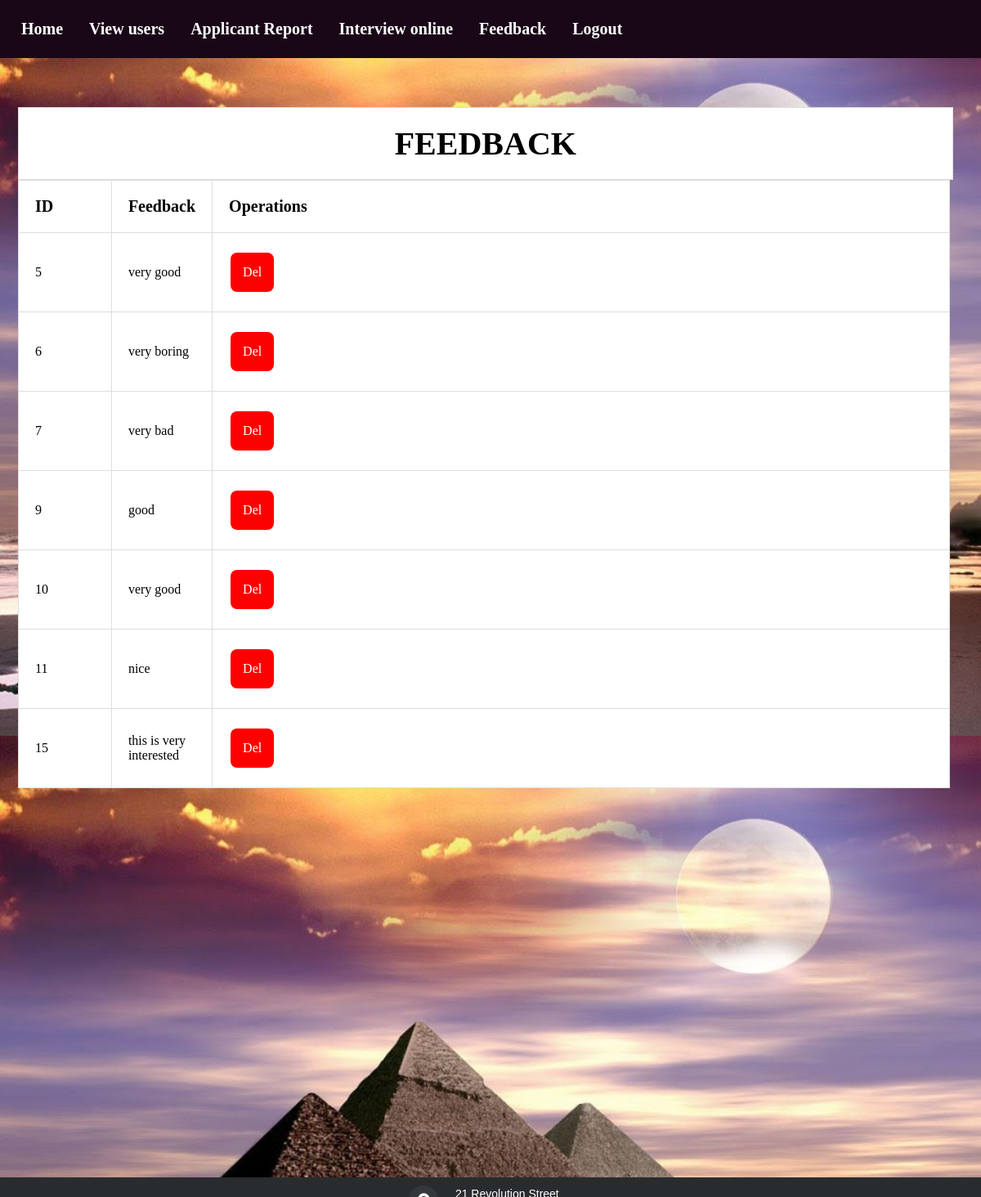
Page /feedback.php on the committed database.
### tables this page shows
CREATE TABLE `feedback` (
  `id` int(11) NOT NULL,
  `feedback` varchar(50) NOT NULL
);

### config/dbconfig.php (called while the page is built, shortened)
<?php
require_once('./config/operations.php');
 class dbconfig
    {
        public function db_connect()
        {
            $this->connection = mysqli_connect('localhost','root','','egypt-visa');
        }
  }
?>

### config/operations.php (called while the page is built, shortened)
<?php
    require_once('./config/dbconfig.php');
    $db = new dbconfig();
    class operations extends dbconfig
    {
        public function view_feedback()
        {
            global $db;
            $query = "select * from feedback";
            $result = mysqli_query($db->connection,$query);
            return $result;
        }
    }
?>

### feedback.php (the view, shortened to what this page needs)
<?php
    require_once('./config/dbconfig.php');
    include 'navbar_admin.php';
    include('footer.php');
    $db = new operations();
    $result=$db->view_feedback();
?>
<!DOCTYPE html>
<html lang="en">
<head>
    <link rel="stylesheet" type="text/css" href="css\s.css">
    <link rel="stylesheet" href="css\footer.css">
    </head>
<body>
        <div>
            <h2 class="head"> FEEDBACK </h2>
        </div>
        <div class="card-body">
            <table Id="customers">
                <tr>
                    <th style="width: 10%;font-size:20px"> ID </th>
                    <th style="width: 10%;font-size:20px"> Feedback </th>
                    <th style="width: 20;font-size:20px" colspan="1">Operations</th>
                </tr>
                <tr>
                    <?php
                        while($data = mysqli_fetch_assoc($result))
                        {
                    ?>
                        <td><?php echo $data['id'] ?></td>
                        <td><?php echo $data['feedback'] ?></td>
                        <td><a href="del.php?Del_ID=<?php echo $data['id'] ?>" class="button1">Del</a></td>
                </tr>
                <?php
                        }
                    ?>
                        </table>
                    </div>
</body>
</html>

### navbar_admin.php
<!DOCTYPE html>
<html>
<head>
<link rel="stylesheet" type="text/css" href="css\navbar.css">
</head>
<body>
<ul>
  <li><a class="active" href="Home.php">Home</a></li>
  <li><a href="view.php">View users</a></li>
  <li><a href="search.php">Applicant Report  </a></li>
  <li><a href="intrview online.php">Interview online </a></li>
 <li><a href="feedback.php">Feedback</a></li>
  <li><a href="logout.php">Logout</a></li>
</ul>
</body>
</html>

### footer.php (shortened to what this page needs)
<!DOCTYPE HTML>
<html>
<head>
	<link rel="stylesheet" href="http://maxcdn.bootstrapcdn.com/font-awesome/4.2.0/css/font-awesome.min.css">
	<link rel="stylesheet" href="footer.css">
</head>
	<body>
		<footer class="footer-distributed">
		<div class="footer-left">
		</div>
		<div class="footer-center">
		<div>
		<i class="fa fa-map-marker"></i>
		<p><span>21 Revolution Street</span> Delhi, India</p>
		</div>
		</div>
		<div class="footer-right">
		</div>
		</footer>
	</body>
</html>

### css/navbar.css (style rules this page uses)
ul { list-style-type: none; margin: 0; padding: 10px; overflow: hidden; background-color: #190718; }
li { float: left; font-size: 20px; font-weight: bold; }
li a { display: block; color: white; text-align: center; padding: 14px 16px; text-decoration: none; }

### css/footer.css (style rules this page uses)
body { margin: 0; padding: 0; }
footer { position: absolute; margin-bottom: -150px; bottom: 0; }
.footer-distributed { background-color: #292c2f; box-shadow: 0 1px 1px 0 rgba(0, 0, 0, 0.12); box-sizing: border-box; width: 100%; text-align: left; font: bold 16px sans-serif; padding: -50px 50px; margin-top: 80px; }
.footer-distributed .footer-left, .footer-distributed .footer-center, .footer-distributed .footer-right { display: inline-block; vertical-align: top; }
.footer-distributed .footer-left { width: 40%; }
.footer-distributed .footer-center { width: 35%; }
.footer-distributed .footer-center i { background-color: #33383b; color: #ffffff; font-size: 25px; width: 38px; height: 38px; border-radius: 50%; text-align: center; line-height: 42px; margin: 10px 15px; vertical-align: middle; }
.footer-distributed .footer-center p { display: inline-block; color: #ffffff; vertical-align: middle; margin:0; }
.footer-distributed .footer-center p span { display:block; font-weight: normal; font-size:14px; line-height:2; }
.footer-distributed .footer-right { width: 20%; }

### css/s.css (style rules this page uses)
body { background-image: url(3.jpeg); background-position: top; background-size: cover; }
.head { text-align: center;background-color:white; border: 1px solid #ddd;width: 91.80%; margin-top: 60px; margin-bottom: 0px; margin-right: 150px; margin-left: 22px;padding:20px; font-size: 40px; font-style: bold; }
#customers { border-collapse: collapse; width: 95%; background-color:white; margin-bottom: 50px; margin-right: 150px; margin-left: 22px; }
#customers th,#customers td { padding: 20px; text-align: left; border-bottom: 1px solid #ddd; border: 1px solid #ddd; }
.button1 { background-color:#ff0000; border: none; color: white; padding: 15px; text-align: center; text-decoration: none; display: inline-block; font-size: 16px; margin: 4px 2px; cursor: pointer; border-radius: 8px; }

### feedback.php (style rules this page uses)
.head { text-align: center;background-color:white; border: 1px solid #ddd;width: 91.80%; margin-top: 60px; margin-bottom: 0px; margin-right: 150px; margin-left: 22px;padding:20px; font-size: 40px; font-style: bold; }
#customers { border-collapse: collapse; width: 95%; background-color:white; margin-bottom: 50px; margin-right: 150px; margin-left: 22px; }
#customers th,#customers td { padding: 20px; text-align: left; border-bottom: 1px solid #ddd; border: 1px solid #ddd; }
.button1 { background-color:#ff0000; border: none; color: white; padding: 15px; text-align: center; text-decoration: none; display: inline-block; font-size: 16px; margin: 4px 2px; cursor: pointer; border-radius: 8px; }

### rows in the picture
feedback: id "5", feedback "very good"
feedback: id "6", feedback "very boring"
feedback: id "7", feedback "very bad"
feedback: id "9", feedback "good"
feedback: id "10", feedback "very good"
feedback: id "11", feedback "nice"
feedback: id "15", feedback "this is very interested"
